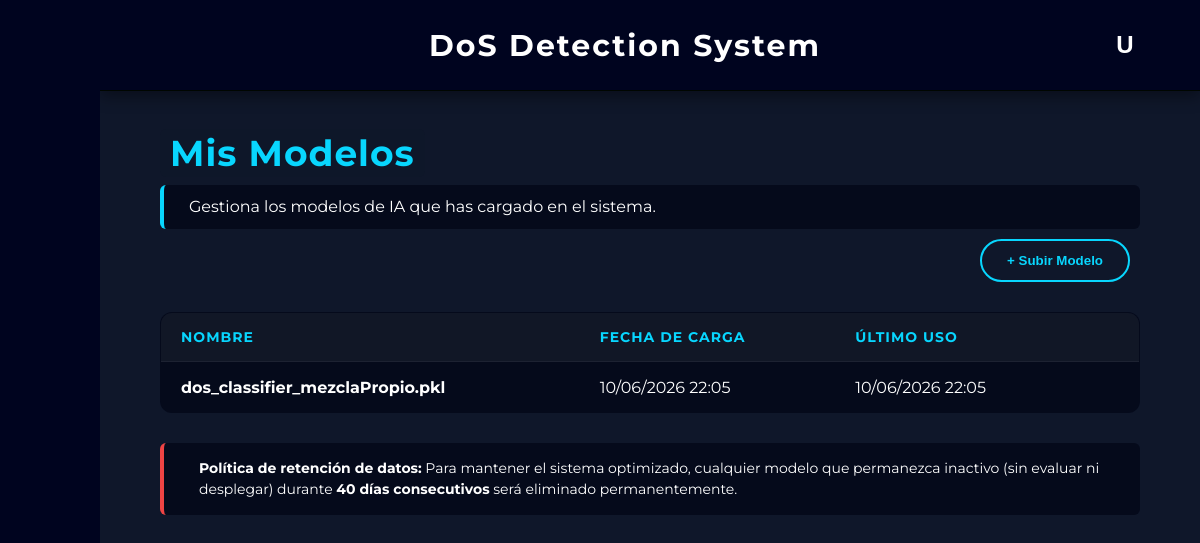
The page /modelos (signed in) on the database its author committed.
### app/models.py (models this page shows)
class Modelo(db.Model):
    __tablename__ = 'modelos'
    id = db.Column(db.Integer, primary_key=True)
    nombre = db.Column(db.String(150), nullable=False)
    ruta_archivo = db.Column(db.String(255), nullable=False)
    usuario_id = db.Column(db.Integer, db.ForeignKey('usuarios.id'), nullable=False)
    fecha_subida = db.Column(db.DateTime, default=lambda: datetime.now(pytz.timezone('Europe/Madrid')))
    fecha_ultimo_uso = db.Column(db.DateTime, default=lambda: datetime.now(pytz.timezone('Europe/Madrid')))
    usuario = db.relationship('User', backref=db.backref('modelos', cascade="all, delete-orphan", lazy=True))

### app/routes/pages/modelos.py (the view)
@modelos_bp.route("/modelos", methods=["GET"])
def index():
    if session.get('guest'):
        datos_invitado = session.get('guest_models', [])
        modelos = [ModeloInvitado(m['nombre'], m['fecha_subida']) for m in datos_invitado]
    else:
        user_id = session.get('user_id')
        if not user_id:
            return redirect(url_for('auth.login'))
        modelos = Modelo.query.filter_by(usuario_id=user_id).order_by(Modelo.fecha_subida.desc()).all()
    return render_template("modelos.html", modelos=modelos)

### app/templates/modelos.html (shortened to what this page needs)
{% extends "base.html" %}
{% block content %}
<div style="padding: 40px 60px;">
    <h2><span style="color: #08d6fe; background-color: #0f172ad3; padding: 2px 10px; border-radius: 6px; margin-bottom: 30px; font-size: 36px; letter-spacing: 1px;">Mis Modelos</span></h2>
    <div style="margin-top: 10px; margin-bottom: 10px; padding: 10px 10px; background: rgba(2, 6, 23, 0.726); border-left: 4px solid #08d6fe; border-radius: 6px; display: flex; align-items: center; gap: 15px;">
        <p style="color: white; font-size: 16px; margin: 0; line-height: 1.5;">
            Gestiona los modelos de IA que has cargado en el sistema.
        </p>
    </div>
    <div class="table-header">
        <button class="action-btn" onclick="openModal()">+ Subir Modelo</button>
    </div>
    <table class="glass-table">
        <thead>
            <tr>
                <th>Nombre</th>
                <th>Fecha de Carga</th>
                <th>Último Uso</th>
                <th style="text-align: center;"> </th>
            </tr>
        </thead>
        <tbody>
            {% for modelo in modelos %}
            <tr>
                <td style="font-weight: bold;">{{ modelo.nombre }}</td>
                <td>{{ modelo.fecha_subida.strftime('%d/%m/%Y %H:%M') }}</td>
                <td>{{ modelo.fecha_ultimo_uso.strftime('%d/%m/%Y %H:%M') }}</td>
                <td style="text-align: center;">
                    <form action="{{ url_for('modelos.delete', model_id=(modelo.id if not session.get('guest') else loop.index0)) }}"
                        method="POST"
                        onsubmit="confirmAction(event, this, '¿Quiere eliminar este modelo?');"
                        style="display: inline;">
                        <button type="submit" class="delete-btn" title="Eliminar Modelo">
                        </button>
                    </form>
                </td>
            </tr>
            {% else %}
            <tr>
                <td colspan="4" style="text-align: center; padding: 30px; opacity: 0.7;">No has subido ningún modelo todavía.</td>
            </tr>
            {% endfor %}
        </tbody>
    </table>
    <div style="margin-top: 30px; padding: 15px 20px; background: rgba(2, 6, 23, 0.726); border-left: 4px solid #ef4444; border-radius: 6px; display: flex; align-items: center; gap: 15px;">
        <p style="color: white; font-size: 14px; margin: 0; line-height: 1.5;">
            {% if session.get('guest') %}
                <strong>Sesión temporal:</strong> Estás utilizando una cuenta de invitado. Todos los modelos que registres serán <strong>eliminados permanentemente</strong> en el momento en que cierres la sesión.
            {% else %}
                <strong>Política de retención de datos:</strong> Para mantener el sistema optimizado, cualquier modelo que permanezca inactivo (sin evaluar ni desplegar) durante <strong>40 días consecutivos</strong> será eliminado permanentemente.
            {% endif %}
        </p>
    </div>
</div>
{% endblock %}

### app/static/css/style.css (style rules this page uses)
* { margin: 0; padding: 0; box-sizing: border-box; }
body { font-family: 'Montserrat'; background-color: #0f172a; color: #e5e7eb; }
button { background-color: #013d76; color: white; border: none; padding: 10px 15px; border-radius: 8px; cursor: pointer; margin-right: 10px; font-weight: bold; }
.body-home { background-image: url('../img/fondo.png'); background-size: cover; background-position: center; background-repeat: no-repeat; background-attachment: fixed; margin: 0; height: 100vh; }
.table-header { display: flex; justify-content: space-between; align-items: center; margin-bottom: 30px; color: #00041f; }
.action-btn { background-color: transparent; color: #08d6fe; border: 2px solid #08d6fe; padding: 12px 25px; border-radius: 50px; font-weight: bold; cursor: pointer; transition: all 0.3s ease; }
.glass-table { width: 100%; border-collapse: collapse; background-color: rgba(2, 6, 23, 0.726); border: 1px solid rgba(255, 255, 255, 0.1); border-radius: 12px; overflow: hidden; color: white; }
.glass-table th, .glass-table td { padding: 15px 20px; text-align: left; border-bottom: 1px solid rgba(255, 255, 255, 0.05); }
.glass-table th { background-color: rgba(255, 255, 255, 0.05); font-weight: bold; color: #08d6fe; text-transform: uppercase; font-size: 14px; letter-spacing: 1px; }
.delete-btn { background: transparent; border: none; color: #94a3b8; font-size: 18px; cursor: pointer; transition: all 0.2s ease; padding: 5px; margin: 0; }

### rows shown on the page
Modelo: nombre "dos_classifier_mezclaPropio.pkl", fecha_subida "10/06/2026 22:05", fecha_ultimo_uso "10/06/2026 22:05"

### other values the page prints
{{ session.get('username')[0] | upper }} "U"
